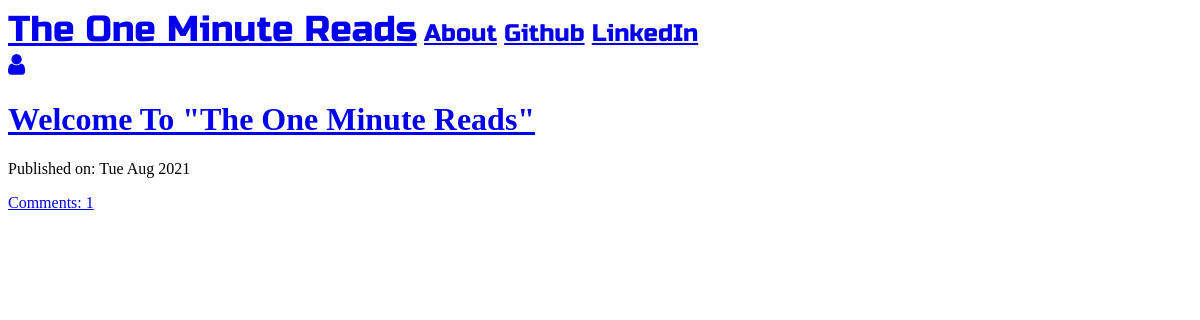
The page / on the database its author committed.
### blog/models.py (models this page shows, shortened)
class Post(models.Model):
    author = models.ForeignKey('auth.User',on_delete=models.CASCADE)
    title = models.CharField(max_length=200)
    text = models.TextField()
    created_date = models.DateTimeField(default=timezone.now)
    published_date = models.DateTimeField(blank=True, null=True)
    def approve_comments(self):
        return self.comments.filter(approved_comment=True)

### blog/views.py (the view)
# urls.py: url(r'^$',views.PostListView.as_view(),name='post_list'),
class PostListView(ListView):
    model = Post
    def get_queryset(self):
        return Post.objects.filter(published_date__lte=timezone.now()).order_by('-published_date')

### blog/templates/blog/post_list.html
{% extends "blog/base.html" %}
{% block content %}
<div class="centerstage">
    {% for post in post_list %}
        <div class="post">
            <h1><a href="{% url 'blog:post_detail' pk=post.pk %}">{{ post.title }}</a></h1>
            <div class="date">
                <p>Published on: {{ post.published_date|date:"D M Y"}}</p>
            </div>
            <a href="{% url 'blog:post_detail' pk=post.pk %}">Comments: {{ post.approve_comments.count }}</a>
        </div>
    {% endfor %}
</div>
{% endblock %}

### blog/static/css/blog.css (style rules this page uses)
.centerstage { margin-left: auto; margin-right: auto; }
.loader { filter:hue-rotate(0deg); color: linear-gradient(45deg,#0f8,#08f); animation:hue 5000ms infinite linear; }

### rows shown on the page
Post: title "Welcome To \"The One Minute Reads\"", published_date "Tue Aug 2021", approve_comments.count "1"
